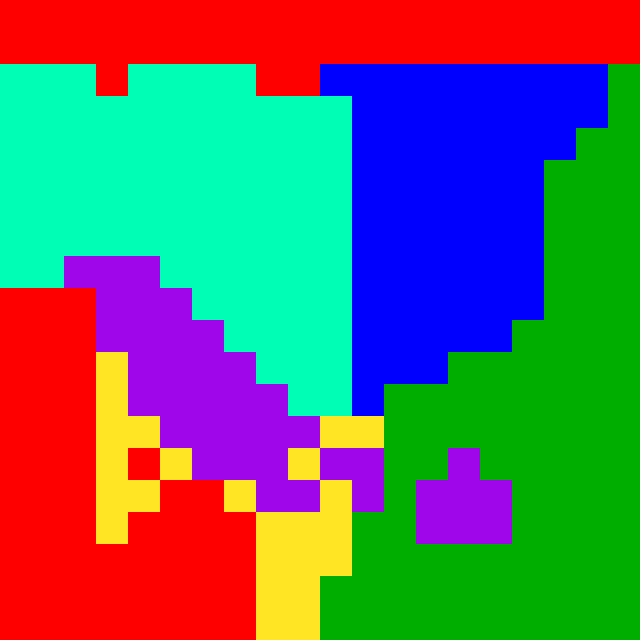

Tiled map render using the project's own tile images. Description and the map definition, with tile-layer contents summarised, below:
An orthogonal 20x20 tile map with 32x32 px tiles, 1 tile layer (Tile Layer 1).

<map version="1.2" tiledversion="1.3.3" orientation="orthogonal" renderorder="right-down" width="20" height="20" tilewidth="32" tileheight="32" infinite="0" nextlayerid="2" nextobjectid="1">
 <tileset firstgid="1" source="tileset_test.tsx" />
 <layer id="1" name="Tile Layer 1" width="20" height="20">
  <data>[400 cells, 400 non-empty, 6 distinct tile ids]</data>
 </layer>
</map>